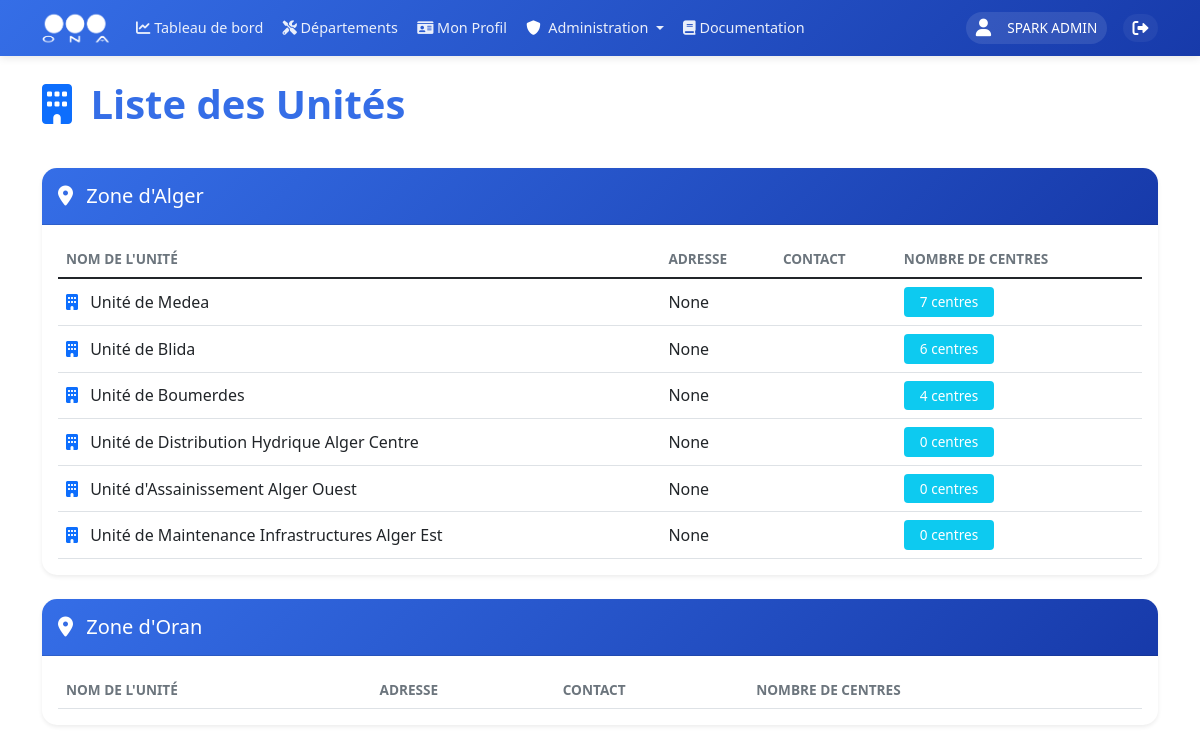
Page /units (signed in) on the earlier database version.
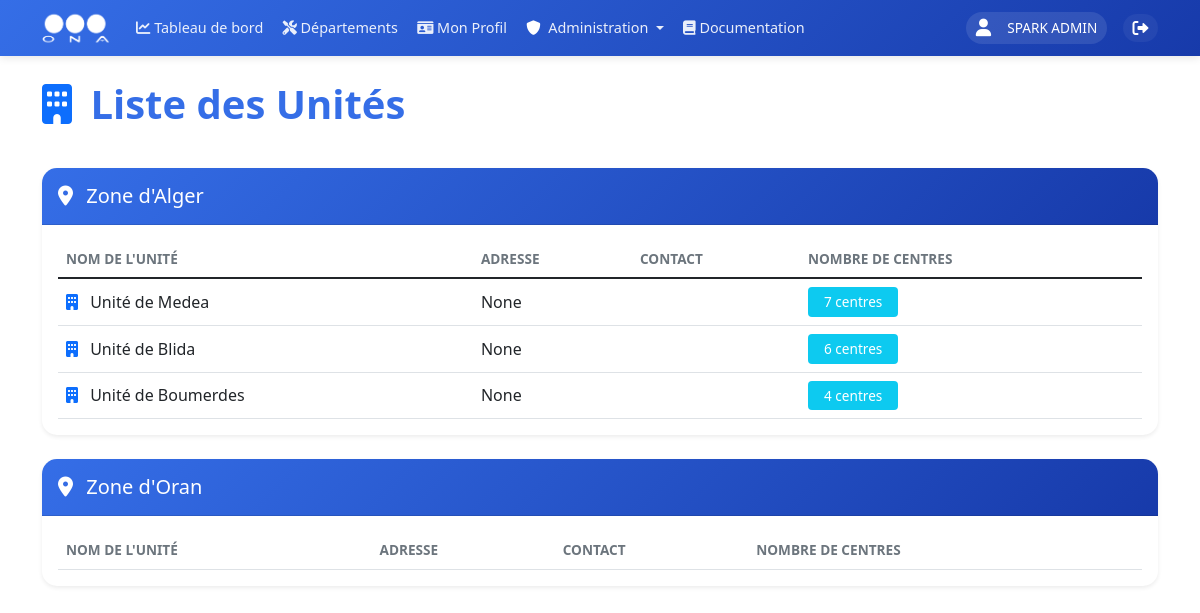
Same page on the later database version.
### models.py (models this page shows, shortened)
class User(UserMixin, db.Model):
    __tablename__ = 'users'
    id = db.Column(db.Integer, primary_key=True)
    username = db.Column(db.String(80), unique=True, nullable=False, index=True)
    nickname = db.Column(db.String(80), index=True)
    email = db.Column(db.String(120), unique=True, nullable=True, index=True)
    password_hash = db.Column(db.String(128))
    role = db.Column(db.String(20), nullable=False, default=UserRole.UTILISATEUR, index=True)
    is_active = db.Column(db.Boolean, default=True, index=True)
    last_login = db.Column(db.DateTime, index=True)
    unit_id = db.Column(db.Integer, db.ForeignKey('units.id', ondelete='SET NULL'), nullable=True, index=True)
    zone_id = db.Column(db.Integer, db.ForeignKey('zones.id', ondelete='SET NULL'), nullable=True, index=True)
    created_at = db.Column(db.DateTime, default=datetime.utcnow, index=True)
    updated_at = db.Column(db.DateTime, default=datetime.utcnow, onupdate=datetime.utcnow, index=True)
    profile = db.relationship('UserProfile', backref='user', uselist=False, lazy=True, cascade='all, delete-orphan')
    incidents = db.relationship('Incident', backref='author', lazy=True)

class Zone(db.Model):
    __tablename__ = 'zones'
    id = db.Column(db.Integer, primary_key=True)
    name = db.Column(db.String(100), unique=True, nullable=False, index=True)
    code = db.Column(db.String(10), unique=True, nullable=False, index=True)
    email = db.Column(db.String(120), unique=True, nullable=True)
    phone = db.Column(db.String(20), nullable=True)
    description = db.Column(db.Text)
    address = db.Column(db.String(200))
    director_id = db.Column(db.Integer, db.ForeignKey('users.id'), nullable=True)
    units = db.relationship('Unit', backref='zone', lazy=True, cascade='all, delete-orphan')
    users = db.relationship('User', backref='assigned_zone', lazy=True, foreign_keys='User.zone_id')
    director = db.relationship('User', foreign_keys=[director_id], backref='directed_zone', lazy=True)
    created_at = db.Column(db.DateTime, default=datetime.utcnow, index=True)
    updated_at = db.Column(db.DateTime, default=datetime.utcnow, onupdate=datetime.utcnow, index=True)

class Unit(db.Model):
    __tablename__ = 'units'
    id = db.Column(db.Integer, primary_key=True)
    name = db.Column(db.String(100), nullable=False, index=True)
    code = db.Column(db.String(10), unique=True, nullable=False, index=True)
    email = db.Column(db.String(120), unique=True, nullable=True)
    phone = db.Column(db.String(20), nullable=True)
    description = db.Column(db.Text)
    address = db.Column(db.String(200))
    zone_id = db.Column(db.Integer, db.ForeignKey('zones.id', ondelete='CASCADE'), nullable=False, index=True)
    director_id = db.Column(db.Integer, db.ForeignKey('users.id'), nullable=True)
    centers = db.relationship('Center', backref='unit', lazy='joined', cascade='all, delete-orphan')
    users = db.relationship('User', backref='assigned_unit', lazy=True, foreign_keys='User.unit_id')
    director = db.relationship('User', foreign_keys=[director_id], backref='directed_unit', lazy=True)
    incidents = db.relationship('Incident', backref='unit', lazy=True)
    created_at = db.Column(db.DateTime, default=datetime.utcnow, index=True)
    updated_at = db.Column(db.DateTime, default=datetime.utcnow, onupdate=datetime.utcnow, index=True)

### app.py (the view, shortened to what this page needs)
@app.route('/units')
@login_required
def list_units():
    if current_user.role in [UserRole.ADMIN, UserRole.EMPLOYEUR_DG]:
        units = Unit.query.all()
        zones = Zone.query.all()
    elif current_user.role == UserRole.EMPLOYEUR_ZONE:
        units = Unit.query.filter_by(zone_id=current_user.zone_id).all()
        zones = [Zone.query.get(current_user.zone_id)]
    return render_template('dashboard/list_units.html', units=units, zones=zones)

### app.py (called while the page is built)
@login_manager.user_loader
def load_user(user_id):
    return db.session.get(User, int(user_id))

### templates/dashboard/list_units.html (shortened to what this page needs)
{% extends "base/base.html" %}
{% block content %}
<div class="container mt-4">
    <div class="row mb-4">
        <div class="col">
            <h2 class="display-6 mb-3">
                <i class="fas fa-building text-primary me-2"></i>
                Liste des Unités
            </h2>
        </div>
    </div>
    <div class="row">
        {% for zone in zones %}
        <div class="col-12 mb-4">
            <div class="card shadow-sm">
                <div class="card-header bg-primary text-white">
                    <h5 class="mb-0">
                        <i class="fas fa-map-marker-alt me-2"></i>
                        {{ zone.name }}
                    </h5>
                </div>
                <div class="card-body">
                    <div class="table-responsive">
                        <table class="table table-hover">
                            <thead>
                                <tr>
                                    <th>Nom de l'Unité</th>
                                    <th>Adresse</th>
                                    <th>Contact</th>
                                    <th>Nombre de Centres</th>
                                </tr>
                            </thead>
                            <tbody>
                                {% for unit in units if unit.zone_id == zone.id %}
                                <tr>
                                    <td>
                                        <i class="fas fa-building text-primary me-2"></i>
                                        {{ unit.name }}
                                    </td>
                                    <td>{{ unit.address }}</td>
                                    <td>{{ unit.contact_info }}</td>
                                    <td>
                                        <span class="badge bg-info">
                                            {{ unit.centers|length }} centres
                                        </span>
                                    </td>
                                </tr>
                                {% endfor %}
                            </tbody>
                        </table>
                    </div>
                </div>
            </div>
        </div>
        {% endfor %}
    </div>
</div>
{% endblock %}

### templates/base/base.html (shortened to what this page needs)
<!DOCTYPE html>
<html lang="fr" dir="ltr">
<head>
    <link href="https://cdn.jsdelivr.net/npm/bootstrap@5.1.3/dist/css/bootstrap.min.css" rel="stylesheet">
    <link href="https://cdnjs.cloudflare.com/ajax/libs/font-awesome/6.0.0/css/all.min.css" rel="stylesheet">
    <link rel="stylesheet" href="https://unpkg.com/leaflet@1.9.4/dist/leaflet.css" />
    <link rel="stylesheet" href="https://cdn.datatables.net/1.11.5/css/dataTables.bootstrap5.min.css">
</head>
<body>
    <nav class="navbar navbar-expand-lg sticky-top">
        <div class="container">
            <a class="navbar-brand" href="{{ url_for('main_dashboard.dashboard') }}">
                <img src="{{ url_for('static', filename='images/ona_logo.png') }}" alt="ONA">
            </a>
            <div class="collapse navbar-collapse" id="navbarNav">
                <ul class="navbar-nav me-auto mb-2 mb-lg-0">
                    <li class="nav-item">
                        <a class="nav-link" href="{{ url_for('main_dashboard.dashboard') }}">
                            <i class="fas fa-chart-line"></i>
                            <span>Tableau de bord</span>
                        </a>
                    </li>
                    <li class="nav-item">
                        <a class="nav-link" href="{{ url_for('departements') }}">
                            <i class="fas fa-tools"></i>
                            <span>Départements</span>
                        </a>
                    </li>
                    {% if current_user.is_authenticated %}
                    <li class="nav-item">
                        <a class="nav-link" href="{{ url_for('profiles.view_profile') }}">
                            <i class="fas fa-id-card"></i>
                            <span>Mon Profil</span>
                        </a>
                    </li>
                    {% if current_user.role == 'Admin' %}
                    <li class="nav-item dropdown">
                        <a class="nav-link dropdown-toggle" href="#" id="adminDropdown" role="button" data-bs-toggle="dropdown">
                            <i class="fas fa-shield-alt text-white me-1"></i> Administration
                        </a>
                    </li>
                    {% endif %}
                    {% endif %}
                    <li class="nav-item">
                        <a class="nav-link {% if active_page == 'documentation' %}active{% endif %}" href="{{ url_for('documentation.view_documentation') }}">
                            <i class="fas fa-book"></i> Documentation
                        </a>
                    </li>
                </ul>
                <div class="user-section">
                    <div class="d-flex align-items-center">
                        {% if current_user.is_authenticated %}
                            <div class="user-info">
                                <i class="fas fa-user me-2"></i>
                                <span>
                                    {% if current_user.nickname %}
                                        {{ current_user.nickname }}
                                    {% else %}
                                        {{ current_user.username }}
                                    {% endif %}
                                </span>
                            </div>
                            <a href="{{ url_for('auth.logout') }}" class="logout-btn text-white text-decoration-none ms-2" title="Déconnexion">
                                <i class="fas fa-sign-out-alt"></i>
                            </a>
                        {% else %}
                            <a href="{{ url_for('auth.login') }}" class="btn btn-light">Connexion</a>
                        {% endif %}
                    </div>
                </div>
            </div>
        </div>
    </nav>
    {% block content %}{% endblock %}
</body>
</html>

### templates/base/base.html (style rules this page uses)
:root { --ona-primary: #356ee7; --ona-secondary: #173aaa; --ona-accent: #95C11F; --ona-dark: #2b2d42; --ona-light: #f8f9fa; --transition: all 0.3s ease-in-out; }
.navbar { background: linear-gradient(135deg, var(--ona-primary) 0%, var(--ona-secondary) 100%); box-shadow: 0 2px 8px rgba(0, 0, 0, 0.1); padding: 0.75rem 0; position: sticky; top: 0; z-index: 1000; height: 56px; }
.navbar-brand { display: flex; align-items: center; padding: 0; margin-right: 2rem; }
.navbar-brand img { height: 40px; width: auto; transition: var(--transition); filter: brightness(0) invert(1); }
.nav-link { color: rgba(255, 255, 255, 0.9) !important; padding: 0.5rem 1rem !important; border-radius: 50px; transition: var(--transition); font-weight: 500; }
.user-info { color: white; display: flex; align-items: center; gap: 0.5rem; padding: 0.5rem 1rem; border-radius: 50px; background: rgba(255, 255, 255, 0.1); margin-right: 1rem; }
.user-info i { font-size: 1.1rem; }
.logout-btn { color: rgba(255, 255, 255, 0.9); padding: 0.5rem 1rem; border-radius: 50px; text-decoration: none; transition: var(--transition); display: flex; align-items: center; gap: 0.5rem; background: rgba(255, 255, 255, 0.05); }
@media (max-width: 1366px) { .navbar { padding: 0.5rem 0; } }
@media (max-width: 1366px) { .navbar-brand img { height: 35px; } }
@media (max-width: 1366px) { .nav-link { padding: 0.4rem 0.8rem !important; font-size: 0.95rem; } }
@media (max-width: 1366px) { .user-info { padding: 0.4rem 0.8rem; font-size: 0.9rem; } }
@media (max-width: 1366px) { .logout-btn { padding: 0.4rem 0.8rem; } }
@media (max-width: 1200px) { .navbar-brand { margin-right: 1rem; } }
@media (max-width: 1200px) { .nav-link { padding: 0.35rem 0.6rem !important; font-size: 0.9rem; } }
@media (max-width: 1200px) { .user-info { padding: 0.35rem 0.6rem; font-size: 0.85rem; margin-right: 0.5rem; } }
@media (max-width: 1200px) { .logout-btn { padding: 0.35rem 0.6rem; } }

### templates/dashboard/list_units.html (style rules this page uses)
.card { border: none; border-radius: 15px; overflow: hidden; transition: transform 0.3s ease; }
.card-header { background: linear-gradient(135deg, var(--ona-primary), var(--ona-secondary)); padding: 1rem; }
.table { margin-bottom: 0; }
.table th { border-top: none; color: #6c757d; font-weight: 600; text-transform: uppercase; font-size: 0.85rem; }
.table td { vertical-align: middle; }
.badge { padding: 0.5rem 1rem; font-weight: 500; font-size: 0.85rem; }
.display-6 { font-weight: 600; color: var(--ona-primary); }

Differences in the rows shown:
removed Unit: name "Unité de Distribution Hydrique Alger Centre", address "None", centers|length "0", shown under Zone "Zone d'Alger"
removed Unit: name "Unité d'Assainissement Alger Ouest", address "None", centers|length "0", shown under Zone "Zone d'Alger"
removed Unit: name "Unité de Maintenance Infrastructures Alger Est", address "None", centers|length "0", shown under Zone "Zone d'Alger"
